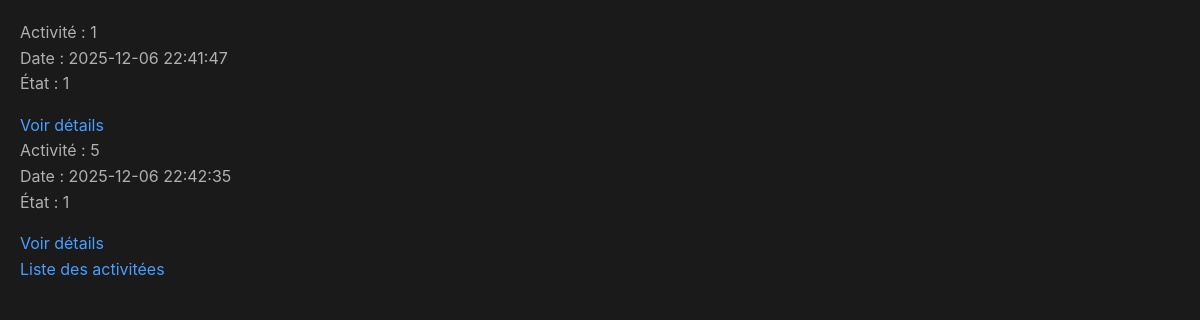
Page /reservation (signed in) on the committed database.
### tables this page shows
CREATE TABLE `reservations` (
  `id` int NOT NULL,
  `user_id` int NOT NULL,
  `activite_id` int NOT NULL,
  `date_reservation` datetime DEFAULT CURRENT_TIMESTAMP,
  `etat` tinyint(1) DEFAULT '1'
);

### app/controllers/ReservationController.php (called while the page is built, shortened)
<?php
class ReservationController{
  public function index(): void
  {
    $user = $_SESSION['user_id'];
    $reservModel = new ReservationModel();
    $reserv = $reservModel->getReservationsByUserId($user);
    $data = [
      'title' => 'Liste des reservations',
      'reserv' => $reserv
    ];
    $this->renderView('reservation/index', $data);
  }
}

### index.php (called while the page is built, shortened)
<?php
$router = new Router();
$router->dispatch($_SERVER['REQUEST_URI']);

### app/utils/Bdd.php (called while the page is built, shortened)
<?php
abstract class Bdd{
  private function connect():void
  {
    $this->co = new PDO(
      'mysql:host='. $_ENV['db_host'] .';dbname='. $_ENV['db_name'],
      $_ENV['db_user'],
      $_ENV['db_pwd']
    );
  }
}

### app/models/ReservationModel.php (called while the page is built, shortened)
<?php
class ReservationModel extends Bdd{
    public function getReservationsByUserId(int $userId) : array{
        $sql = $this->co->prepare("SELECT * FROM reservations WHERE user_id = :user_id");
        $sql->execute([
            'user_id' => $userId,
        ]);
        return $sql->fetchAll(PDO::FETCH_ASSOC);
    }
}

### app/views/reservation/index.php (the view, shortened to what this page needs)
<!DOCTYPE html>
<html lang="fr">
<head>
    <link rel="stylesheet" href="/MVC/app/public/css/style.css">
</head>
<body>
<?php foreach ($reserv as $reserve): ?>
    <?php if ($reserve['etat'] == 1): ?>
        <p>
            Activité : <?= htmlspecialchars($reserve['activite_id']) ?><br>
            Date : <?= htmlspecialchars($reserve['date_reservation']) ?><br>
            État : <?= htmlspecialchars($reserve['etat']) ?>
        </p>
        <a href="/MVC/reservation/show/<?= $reserve['id'] ?>">Voir détails</a>
    <?php endif; ?>
<?php endforeach; ?>
<br>
<a href="/MVC/activity">Liste des activitées</a>
</body>
</html>

### app/public/css/style.css (style rules this page uses)
* { margin: 0; padding: 0; box-sizing: border-box; }
body { background-color: #1a1a1a; color: #e0e0e0; font-family: -apple-system, BlinkMacSystemFont, 'Segoe UI', Roboto, Oxygen, Ubuntu, Cantarell, sans-serif; line-height: 1.6; padding: 20px; max-width: 1200px; margin: 0 auto; }
p { margin-bottom: 16px; color: #b0b0b0; }
a { color: #4a9eff; text-decoration: none; transition: color 0.3s ease; }

### rows in the picture
reservations: activite "1", date_reservation "2025-12-06 22:41:47", etat "1"
reservations: activite "5", date_reservation "2025-12-06 22:42:35", etat "1"
